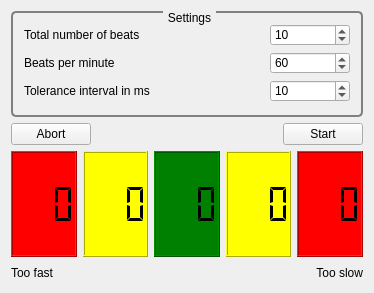
<?xml version="1.0" encoding="UTF-8"?>
<ui version="4.0">
 <class>qMetro</class>
 <widget class="QWidget" name="qMetro">
  <property name="geometry">
   <rect>
    <x>0</x>
    <y>0</y>
    <width>374</width>
    <height>293</height>
   </rect>
  </property>
  <property name="windowTitle">
   <string>qMetro</string>
  </property>
  <layout class="QVBoxLayout" name="verticalLayout_2">
   <item>
    <widget class="QGroupBox" name="groupBox">
     <property name="autoFillBackground">
      <bool>false</bool>
     </property>
     <property name="styleSheet">
      <string notr="true">QGroupBox{border:2px solid gray;border-radius:5px;margin-top: 1ex;}
QGroupBox::title{subcontrol-origin: margin;subcontrol-position:top center;padding:0 3px;}</string>
     </property>
     <property name="title">
      <string>Settings</string>
     </property>
     <property name="flat">
      <bool>false</bool>
     </property>
     <layout class="QVBoxLayout" name="verticalLayout">
      <item>
       <layout class="QHBoxLayout" name="horizontalLayout_2">
        <item>
         <widget class="QLabel" name="label_tot_beat">
          <property name="text">
           <string>Total number of beats</string>
          </property>
         </widget>
        </item>
        <item>
         <widget class="QSpinBox" name="totalbeatsBox">
          <property name="maximumSize">
           <size>
            <width>80</width>
            <height>16777215</height>
           </size>
          </property>
          <property name="maximum">
           <number>999</number>
          </property>
          <property name="value">
           <number>10</number>
          </property>
         </widget>
        </item>
       </layout>
      </item>
      <item>
       <layout class="QHBoxLayout" name="horizontalLayout">
        <item>
         <widget class="QLabel" name="label_bpm">
          <property name="text">
           <string>Beats per minute</string>
          </property>
         </widget>
        </item>
        <item>
         <widget class="QSpinBox" name="bpmBox">
          <property name="maximumSize">
           <size>
            <width>80</width>
            <height>16777215</height>
           </size>
          </property>
          <property name="maximum">
           <number>999</number>
          </property>
          <property name="value">
           <number>60</number>
          </property>
         </widget>
        </item>
       </layout>
      </item>
      <item>
       <layout class="QHBoxLayout" name="horizontalLayout_6">
        <item>
         <widget class="QLabel" name="label_tol">
          <property name="text">
           <string>Tolerance interval in ms</string>
          </property>
         </widget>
        </item>
        <item>
         <widget class="QSpinBox" name="toleranceBox">
          <property name="maximumSize">
           <size>
            <width>80</width>
            <height>16777215</height>
           </size>
          </property>
          <property name="maximum">
           <number>999</number>
          </property>
          <property name="value">
           <number>10</number>
          </property>
         </widget>
        </item>
       </layout>
      </item>
     </layout>
    </widget>
   </item>
   <item>
    <layout class="QHBoxLayout" name="horizontalLayout_8">
     <item>
      <widget class="QPushButton" name="pushAbort">
       <property name="text">
        <string>Abort</string>
       </property>
      </widget>
     </item>
     <item>
      <spacer name="horizontalSpacer">
       <property name="orientation">
        <enum>Qt::Horizontal</enum>
       </property>
       <property name="sizeHint" stdset="0">
        <size>
         <width>40</width>
         <height>20</height>
        </size>
       </property>
      </spacer>
     </item>
     <item>
      <widget class="QPushButton" name="pushStart">
       <property name="text">
        <string>Start</string>
       </property>
      </widget>
     </item>
    </layout>
   </item>
   <item>
    <layout class="QHBoxLayout" name="numbers_panel">
     <item>
      <widget class="QWidget" name="widget" native="true">
       <layout class="QHBoxLayout" name="horizontalLayout_4">
        <property name="leftMargin">
         <number>0</number>
        </property>
        <property name="topMargin">
         <number>0</number>
        </property>
        <property name="rightMargin">
         <number>0</number>
        </property>
        <property name="bottomMargin">
         <number>0</number>
        </property>
        <item>
         <widget class="QLCDNumber" name="lcdBigAdv">
          <property name="styleSheet">
           <string notr="true">background-color:red</string>
          </property>
          <property name="lineWidth">
           <number>1</number>
          </property>
          <property name="digitCount">
           <number>3</number>
          </property>
          <property name="segmentStyle">
           <enum>QLCDNumber::Flat</enum>
          </property>
         </widget>
        </item>
       </layout>
      </widget>
     </item>
     <item>
      <widget class="QWidget" name="widget_2" native="true">
       <layout class="QHBoxLayout" name="horizontalLayout_5">
        <property name="leftMargin">
         <number>0</number>
        </property>
        <property name="topMargin">
         <number>0</number>
        </property>
        <property name="rightMargin">
         <number>0</number>
        </property>
        <property name="bottomMargin">
         <number>0</number>
        </property>
        <item>
         <widget class="QLCDNumber" name="lcdSmallAdv">
          <property name="styleSheet">
           <string notr="true">background-color:yellow</string>
          </property>
          <property name="lineWidth">
           <number>1</number>
          </property>
          <property name="digitCount">
           <number>3</number>
          </property>
          <property name="segmentStyle">
           <enum>QLCDNumber::Flat</enum>
          </property>
         </widget>
        </item>
       </layout>
      </widget>
     </item>
     <item>
      <widget class="QWidget" name="widget_3" native="true">
       <layout class="QHBoxLayout" name="horizontalLayout_7">
        <property name="leftMargin">
         <number>0</number>
        </property>
        <property name="topMargin">
         <number>0</number>
        </property>
        <property name="rightMargin">
         <number>0</number>
        </property>
        <property name="bottomMargin">
         <number>0</number>
        </property>
        <item>
         <widget class="QLCDNumber" name="lcdOnPoint">
          <property name="styleSheet">
           <string notr="true">background-color:green</string>
          </property>
          <property name="lineWidth">
           <number>1</number>
          </property>
          <property name="digitCount">
           <number>3</number>
          </property>
          <property name="segmentStyle">
           <enum>QLCDNumber::Flat</enum>
          </property>
         </widget>
        </item>
       </layout>
      </widget>
     </item>
     <item>
      <widget class="QWidget" name="widget_4" native="true">
       <layout class="QHBoxLayout" name="horizontalLayout_9">
        <property name="leftMargin">
         <number>0</number>
        </property>
        <property name="topMargin">
         <number>0</number>
        </property>
        <property name="rightMargin">
         <number>0</number>
        </property>
        <property name="bottomMargin">
         <number>0</number>
        </property>
        <item>
         <widget class="QLCDNumber" name="lcdSmallRet">
          <property name="styleSheet">
           <string notr="true">background-color:yellow</string>
          </property>
          <property name="lineWidth">
           <number>1</number>
          </property>
          <property name="digitCount">
           <number>3</number>
          </property>
          <property name="segmentStyle">
           <enum>QLCDNumber::Flat</enum>
          </property>
         </widget>
        </item>
       </layout>
      </widget>
     </item>
     <item>
      <widget class="QWidget" name="widget_5" native="true">
       <layout class="QHBoxLayout" name="horizontalLayout_10">
        <property name="leftMargin">
         <number>0</number>
        </property>
        <property name="topMargin">
         <number>0</number>
        </property>
        <property name="rightMargin">
         <number>0</number>
        </property>
        <property name="bottomMargin">
         <number>0</number>
        </property>
        <item>
         <widget class="QLCDNumber" name="lcdBigRet">
          <property name="styleSheet">
           <string notr="true">background-color:red</string>
          </property>
          <property name="lineWidth">
           <number>1</number>
          </property>
          <property name="digitCount">
           <number>3</number>
          </property>
          <property name="segmentStyle">
           <enum>QLCDNumber::Flat</enum>
          </property>
          <property name="intValue" stdset="0">
           <number>0</number>
          </property>
         </widget>
        </item>
       </layout>
      </widget>
     </item>
    </layout>
   </item>
   <item>
    <layout class="QHBoxLayout" name="horizontalLayout_3">
     <property name="sizeConstraint">
      <enum>QLayout::SetDefaultConstraint</enum>
     </property>
     <item>
      <widget class="QLabel" name="label_2">
       <property name="sizePolicy">
        <sizepolicy hsizetype="Preferred" vsizetype="Preferred">
         <horstretch>0</horstretch>
         <verstretch>0</verstretch>
        </sizepolicy>
       </property>
       <property name="maximumSize">
        <size>
         <width>16777215</width>
         <height>19</height>
        </size>
       </property>
       <property name="text">
        <string>Too fast</string>
       </property>
      </widget>
     </item>
     <item>
      <widget class="QLabel" name="label">
       <property name="sizePolicy">
        <sizepolicy hsizetype="Preferred" vsizetype="Preferred">
         <horstretch>0</horstretch>
         <verstretch>0</verstretch>
        </sizepolicy>
       </property>
       <property name="maximumSize">
        <size>
         <width>16777215</width>
         <height>19</height>
        </size>
       </property>
       <property name="text">
        <string>Too slow</string>
       </property>
       <property name="alignment">
        <set>Qt::AlignRight|Qt::AlignTrailing|Qt::AlignVCenter</set>
       </property>
      </widget>
     </item>
    </layout>
   </item>
  </layout>
 </widget>
 <layoutdefault spacing="6" margin="11"/>
 <resources/>
 <connections/>
</ui>
